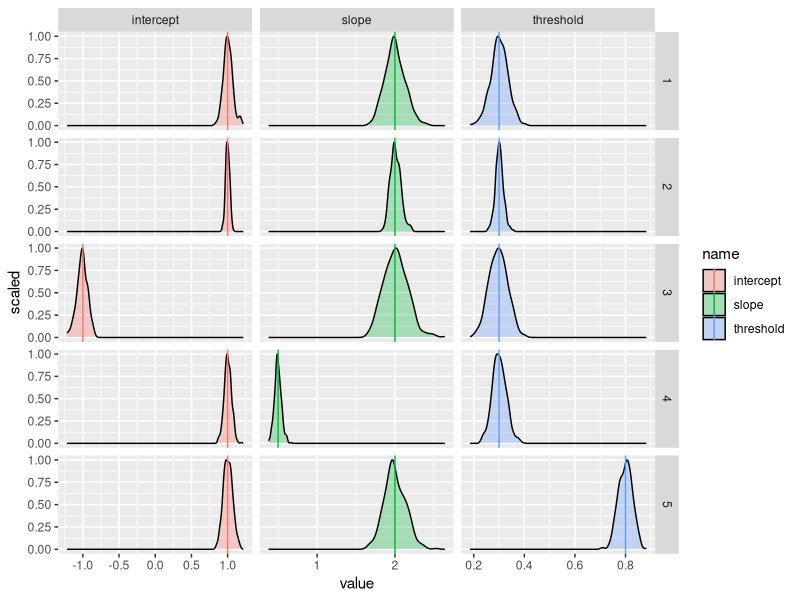
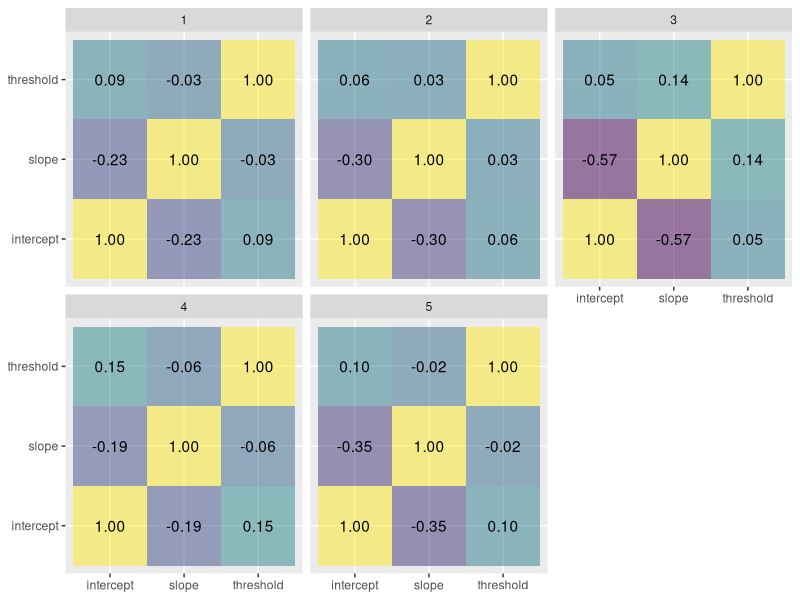

Recreate these plots in R, in order.
## ---- chunk 1
library(tidyverse)
library(ordinal)
## ---- chunk 2
generate.and.estimate.ordinal.probit.regression <- function(n, intercept, slope, threshold) {
  x <- rnorm(n)
  y <- intercept + slope * x + rnorm(n)
  class.membership <- as.factor(as.numeric(y > 0) + as.numeric(y > threshold) + as.numeric(y > 1))
  fit <- clm(
    formula = class.membership ~ 1 + x,
    link = "probit"
  )
  result <- data.frame(
    intercept = -coef(fit)[[1]],
    slope = coef(fit)[[4]] / (coef(fit)[[3]] - coef(fit)[[1]]),
    threshold = (coef(fit)[[2]] - coef(fit)[[1]]) / (coef(fit)[[3]] - coef(fit)[[1]])
  )
  return(result)
}
## ---- chunk 3
parameters <- tibble(
  parameter.set = seq(5),
  n.data = c(1000, 4000, 1000, 1000, 1000),
  intercept = c(1, 1, -1, 1, 1),
  slope = c(2, 2, 2, 0.5, 2),
  threshold = c(0.3, 0.3, 0.3, 0.3, 0.8)
)
parameters
## ---- chunk 4
estimated.parameters <- parameters %>%
  expand_grid(
    run = seq(400)
  ) %>%
  rowwise() %>%
  mutate(
    generate.and.estimate.ordinal.probit.regression(
      n = n.data,
      intercept = intercept,
      slope = slope,
      threshold = threshold
    )
  ) %>%
  ungroup()
estimated.parameters
## ---- chunk 5
ggplot() +
  geom_density(
    mapping = aes(
      x = value,
      y = after_stat(scaled),
      fill = name
    ),
    data = estimated.parameters %>%
      pivot_longer(
        cols = c("intercept", "slope", "threshold")
      ),
    alpha = 0.3
  ) +
  geom_vline(
    mapping = aes(
      xintercept = value,
      col = name
    ),
    data = parameters %>%
      pivot_longer(
        cols = c("intercept", "slope", "threshold")
      )
  ) +
  facet_grid(
    cols = vars(name),
    rows = vars(parameter.set),
    scales = "free"
  )
## ---- chunk 6
ggplot(
  mapping = aes(
    x = parameter.1,
    y = parameter.2,
    fill = correlation,
    label = sprintf("%.2f", correlation)
  ),
  data = estimated.parameters %>%
    group_by(parameter.set) %>%
    reframe(
      expand_grid(
        parameter.1 = c("intercept", "slope", "threshold"),
        parameter.2 = c("intercept", "slope", "threshold")
      ),
      correlation = c(cor(data.frame(intercept, slope, threshold)))
    )
) +
  geom_tile(alpha = 0.5) +
  geom_text() +
  scale_fill_viridis_c() +
  guides(fill = "none") +
  labs(
    x = NULL,
    y = NULL
  ) +
  facet_wrap(
    facets = vars(parameter.set)
  )
